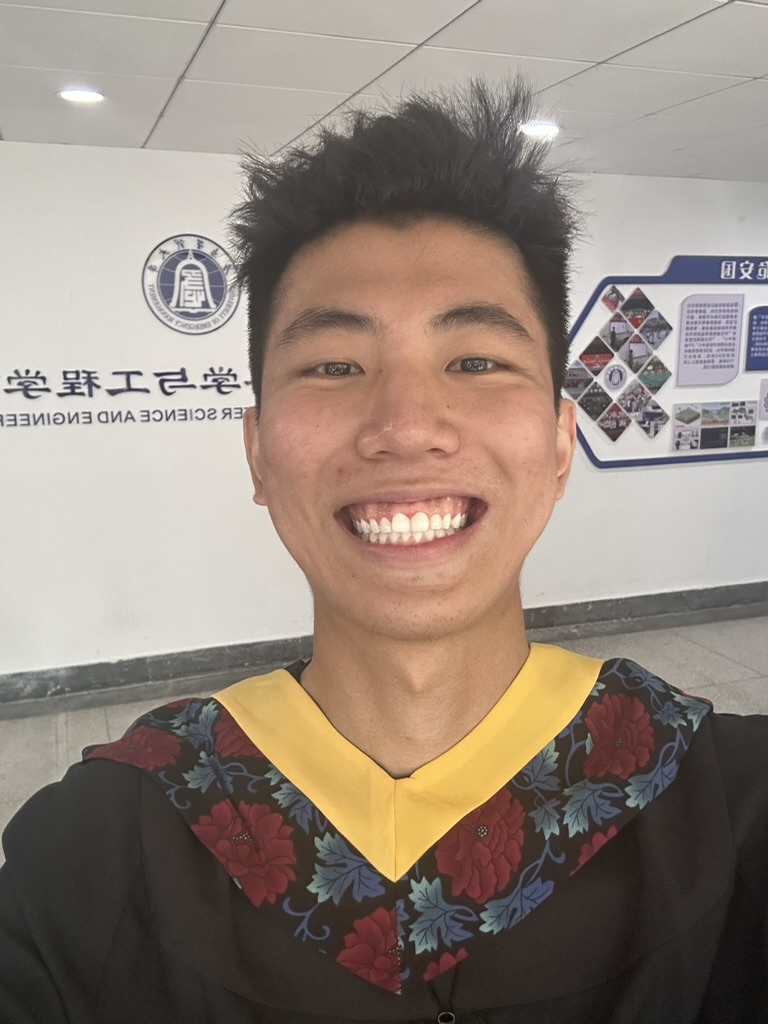
#> input picture openCV/face.jpg, 768 x 1024 px, found by its file name
$ python facedetection.py
#> lines starting #> are read from the running program, lines starting #| are printed output that depends on the picture; after the words box and inside, x2 and y2 are one past the last pixel; in counts of white or black regions, pixels touching at a corner belong together
#> further down, img is the input picture: shape (1024, 768, 3); mean B, G, R 123.8, 134.2, 147.8
import cv2 as cv
def fac_detect_demo():
    gray = cv.cvtColor(img,cv.COLOR_BGR2GRAY)
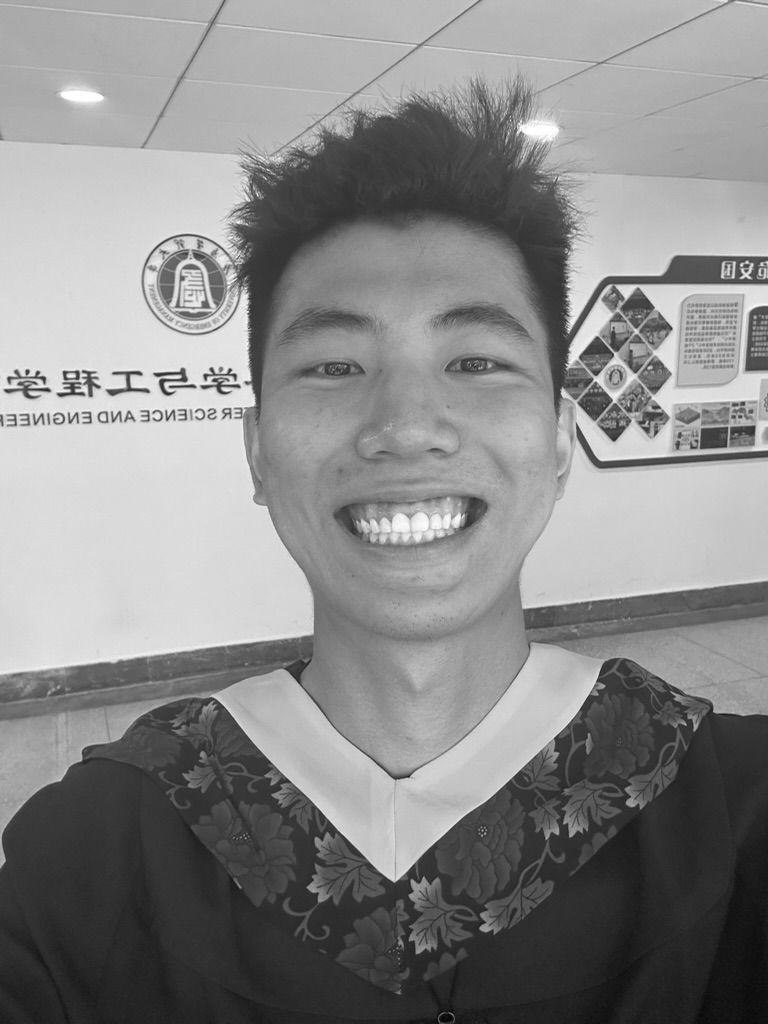
#> gray: shape (1024, 768); min 5, max 255, mean 137.1
    #加载特征数据
    face_detect=cv.CascadeClassifier('/Users/suziteng/Documents/GitHub/Computational-estimates-of-heart-rate-in-pre-recorded-videos/XML/haarcascade_frontalface_default.xml')
    faces=face_detect.detectMultiScale(gray)
#> faces = [[218, 225, 374, 374]]
    for x,y,w,h in faces:
        cv.rectangle(img,(x,y),(x+w,y+h),color=(0.205,0),thickness=2)
#> this loop made 1 pass
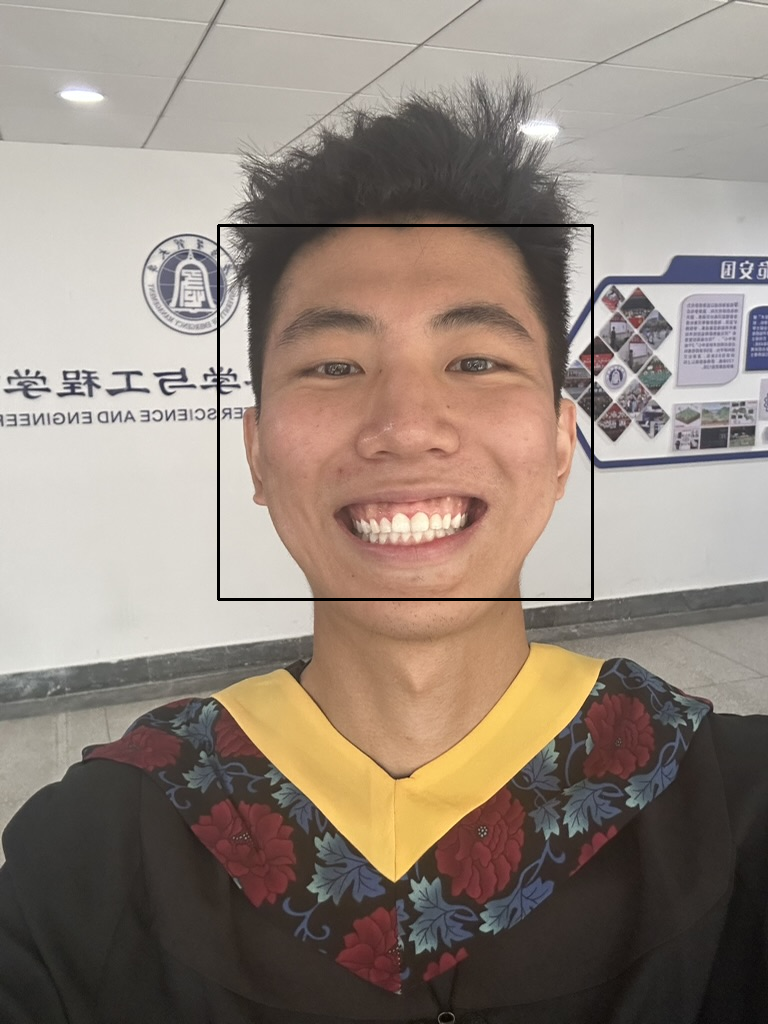
#> img: shape (1024, 768, 3); 0.57% of pixels changed, all inside (x1, y1, x2, y2) = (217, 224, 594, 601)
    cv.imshow('result',img)
img=cv.imread('/Users/suziteng/Documents/GitHub/Computational-estimates-of-heart-rate-in-pre-recorded-videos/openCV/face.jpg')
fac_detect_demo()
cv.waitKey(0)
cv.destroyAllWindows()
